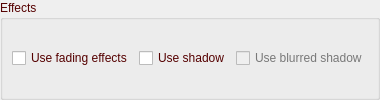
       <widget class="QGroupBox" name="groupBoxEffects4">
        <property name="palette">
         <palette>
          <active>
           <colorrole role="WindowText">
            <brush brushstyle="SolidPattern">
             <color alpha="255">
              <red>85</red>
              <green>0</green>
              <blue>0</blue>
             </color>
            </brush>
           </colorrole>
          </active>
          <inactive>
           <colorrole role="WindowText">
            <brush brushstyle="SolidPattern">
             <color alpha="255">
              <red>85</red>
              <green>0</green>
              <blue>0</blue>
             </color>
            </brush>
           </colorrole>
          </inactive>
          <disabled>
           <colorrole role="WindowText">
            <brush brushstyle="SolidPattern">
             <color alpha="255">
              <red>120</red>
              <green>120</green>
              <blue>120</blue>
             </color>
            </brush>
           </colorrole>
          </disabled>
         </palette>
        </property>
        <property name="title">
         <string>Effects</string>
        </property>
        <layout class="QHBoxLayout" name="horizontalLayout_11" stretch="0,0,0">
         <property name="leftMargin">
          <number>9</number>
         </property>
         <property name="topMargin">
          <number>9</number>
         </property>
         <property name="rightMargin">
          <number>9</number>
         </property>
         <property name="bottomMargin">
          <number>9</number>
         </property>
         <item>
          <widget class="QCheckBox" name="checkBoxUseFading4">
           <property name="toolTip">
            <string>If checked, when switching displayed text, fades the old text out and fades the new text in .</string>
           </property>
           <property name="text">
            <string>Use fading effects</string>
           </property>
          </widget>
         </item>
         <item>
          <widget class="QCheckBox" name="checkBoxUseShadow4">
           <property name="toolTip">
            <string>Useful when using a wallpaper image. Displays a fancy shadow effect.</string>
           </property>
           <property name="text">
            <string>Use shadow</string>
           </property>
          </widget>
         </item>
         <item>
          <widget class="QCheckBox" name="checkBoxUseBlurredShadow4">
           <property name="enabled">
            <bool>false</bool>
           </property>
           <property name="toolTip">
            <string>Useful when using a wallpaper image. Displays a fancy shadow effect.</string>
           </property>
           <property name="text">
            <string>Use blurred shadow</string>
           </property>
          </widget>
         </item>
        </layout>
       </widget>
